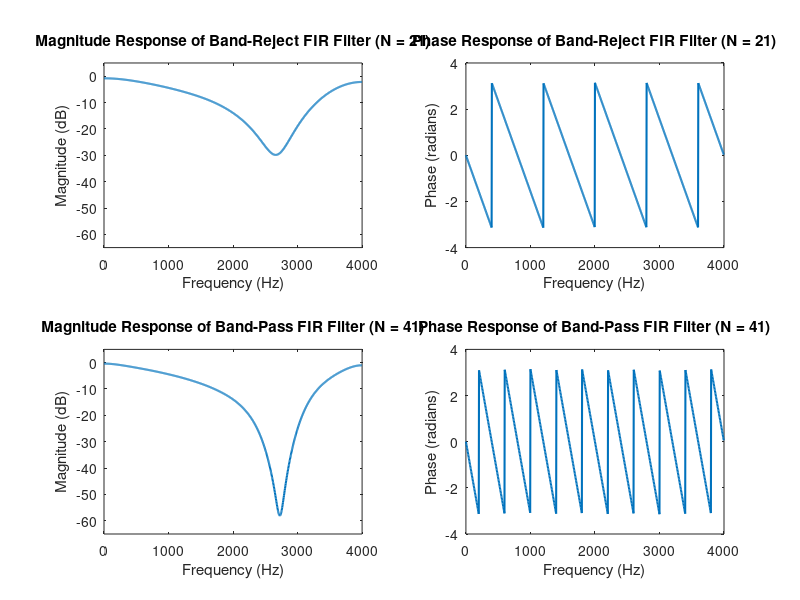

MATLAB code to generate this figure:
% linear phase band-pass FIR filter
% sampling frequency
fs = 8000; 
% lower cutoff frequency
fc1 = 2500; 
% upper cutoff frequency
fc2 = 3000;
% filter lengths
N1 = 21; 
N2 = 41; 

% normalized lower cutoff
normalized_fc1 = fc1 / (fs / 2);
% normalized lower cutoff
normalized_fc2 = fc2 / (fs / 2); 

% frequency vector for 'fir2'
% [0, fc1, fc2, fs/2]
freqs = [0, normalized_fc1, normalized_fc2, 1]; 
% Desired magnitude response [passband, stopband, passband]
mags = [1, 0, 0, 1]; 

% fir2 filter design
h1 = fir2(N1-1, freqs, mags); 
h2 = fir2(N2-1, freqs, mags); 

% filter coefficients
disp('Filter coefficients for N = 21:');
disp(h1);
disp('Filter coefficients for N = 41:');
disp(h2);

% [h,w] = freqz(b,a,n) returns the frequency response of the specified digital filter. 
% specify a digital filter with numerator coefficients b and denominator coefficients a. 
% The function returns the n-point frequency response vector in h 
% and the corresponding angular frequency vector w.
[H1, w1] = freqz(h1, 1, 1024, fs);
[H2, w2] = freqz(h2, 1, 1024, fs);

% magnitude spectrum for N=21
subplot(2, 2, 1);
plot(w1, 20*log10(abs(H1)), 'LineWidth', 1.5);
title('Magnitude Response of Band-Reject FIR Filter (N = 21)');
xlabel('Frequency (Hz)');
ylabel('Magnitude (dB)');
ylim([-65 5]);

% phase spectrum for N=21
subplot(2, 2, 2);
plot(w1, angle(H1), 'LineWidth', 1.5);
title('Phase Response of Band-Reject FIR Filter (N = 21)');
xlabel('Frequency (Hz)');
ylabel('Phase (radians)');

% magnitude spectrum for N=41
subplot(2, 2, 3);
plot(w1, 20*log10(abs(H2)), 'LineWidth', 1.5);
title('Magnitude Response of Band-Pass FIR Filter (N = 41)');
xlabel('Frequency (Hz)');
ylabel('Magnitude (dB)');
ylim([-65 5]);

% phase spectrum for N=41
subplot(2, 2, 4);
plot(w2, angle(H2), 'LineWidth', 1.5);
title('Phase Response of Band-Pass FIR Filter (N = 41)');
xlabel('Frequency (Hz)');
ylabel('Phase (radians)');


